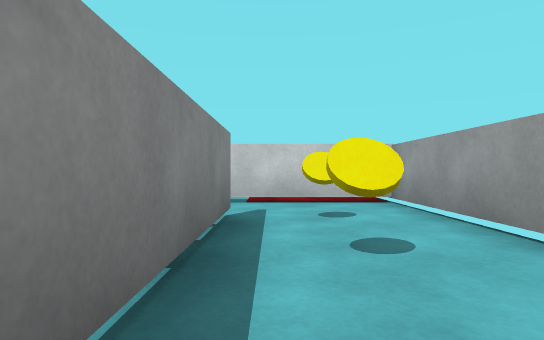
view 1 (above)

14 first-person views from a walk through a 3-D level made in the Unity game engine. The camera is 0.64 m above the floor, looks level and sees 75° across. The floor is counted in squares, 1 m on a side. Each view is taken from the middle of a square. On the plan, view 1 faces up. The plan holds only what a view shows up to about 10 squares ahead; the rest is blank. The place goes on beyond the plan. The player is left out. Some animated figures are not drawn. Surface patterns are stand-ins for the level's own textures.

view 2
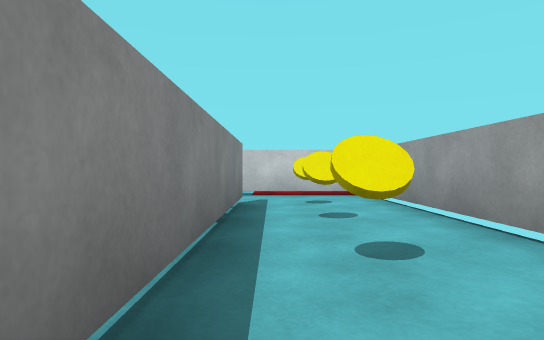

view 3
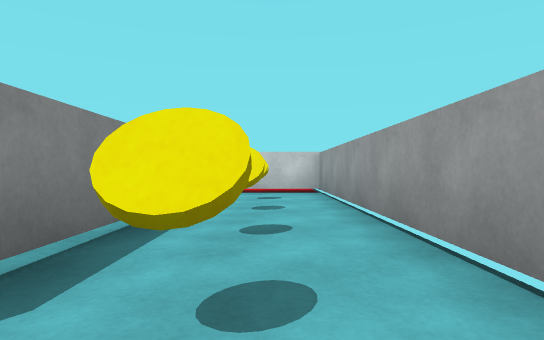

view 4
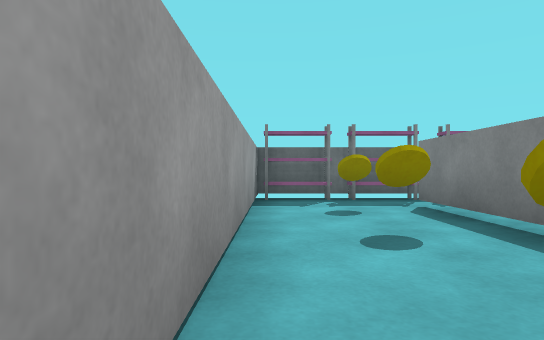

view 5
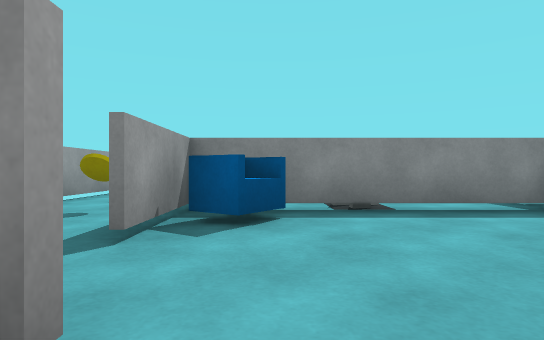

view 6
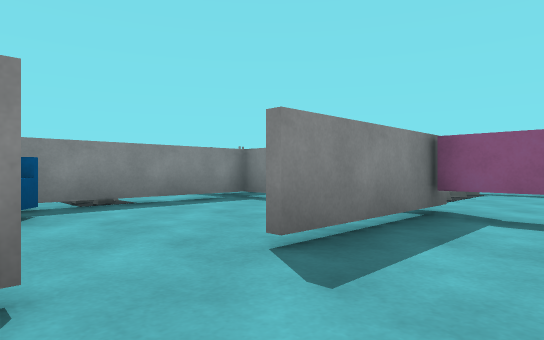

view 7
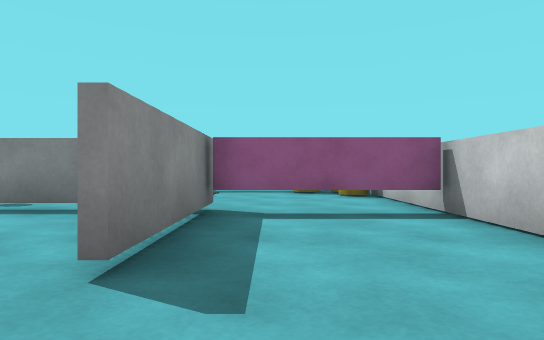

view 8
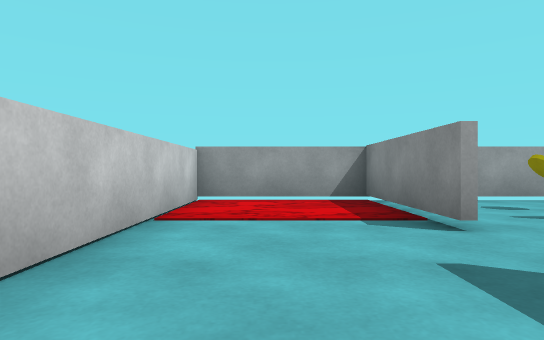

view 9
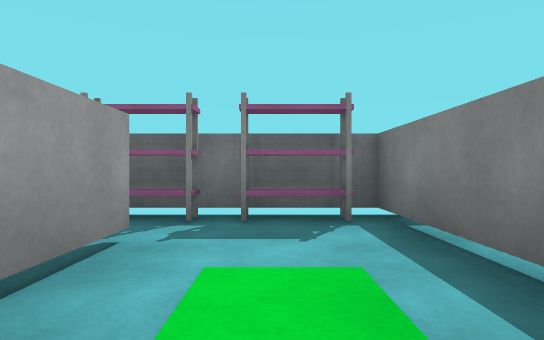

view 10
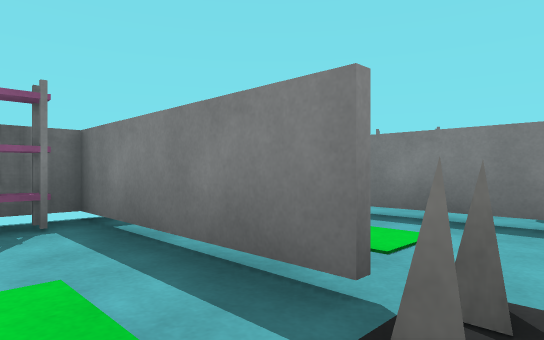

view 11
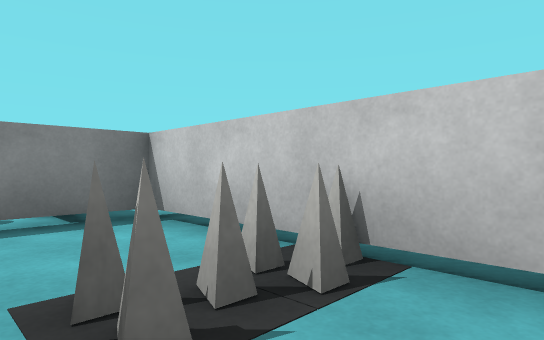

view 12
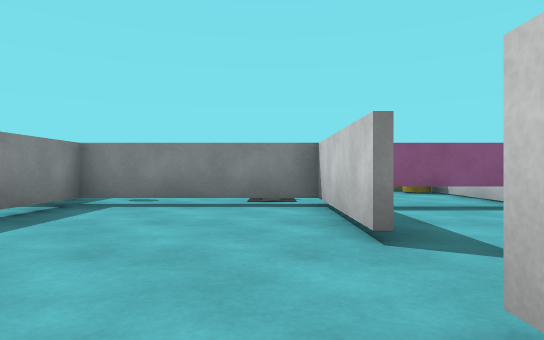

view 13
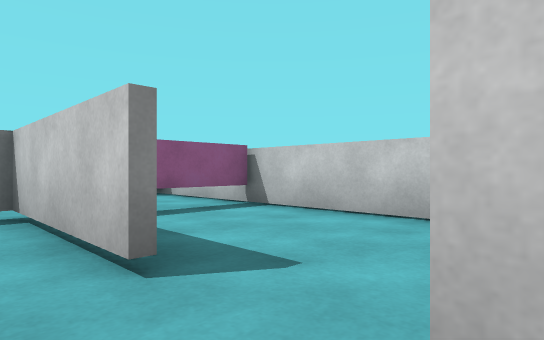

view 14
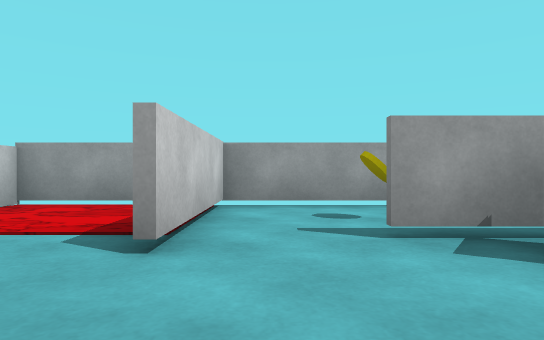

### Floor plan
Key: @ floor where view 1 was taken; # wall or solid block; x gap in a wall; . floor; ≈ lava the walk keeps out of; C yellow coin; R rack; H chair; T thing the floor can be seen under or through; O other object.
Columns run from 7 left of view 1 to 3 right of it. Each row starts with its distance up from view 1.
 11  ##########
 10  #.....≈≈≈#
  9  #.....≈≈≈#
  8  #.....≈≈≈#
  7 ####..#####
  6 #.........#
  5 #.......C.#
  4 #....H#...#
  3 #....H#.C.#
  2 #TTTTT#...#
  1 #..OO.#...#
  0 #.Ox..#@C.#
 -1 #.O#..#...#
 -2 #  #..#.C.#
 -3    #......#
 -4    ##R#RR##

Positions as (right, up) in squares from view 1, and headings:
1: (0, 0), facing up
2: (0, -2), facing up
3: (1, -3), facing up
4: (2, 4), facing down
5: (-2, 8), facing down
6: (-1, 9), facing down-left
7: (-1, 8), facing left
8: (-5, 9), facing right
9: (-2, 1), facing down
10: (-2, 1), facing down-left
11: (-2, 0), facing up-left
12: (0, 6), facing left
13: (-1, 6), facing up-left
14: (-4, 6), facing right
